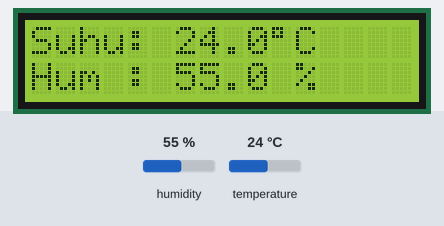
Recording of a sketch running on a simulated ESP32. Parts: 16×2 character LCD. Inputs (shaded band) come from the test bench; at power-on: humidity 55 %, temperature 24 °C. Storage starts empty; what the sketch prints to the serial monitor is not drawn.

Above: at 3.8 s.
3.9 s: humidity set to 22 %
At 5.1 s:
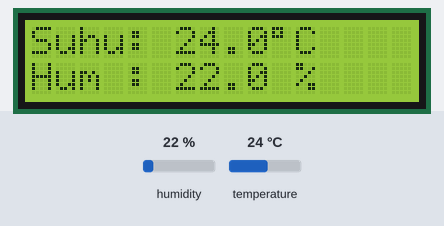
6.6 s: temperature set to 12 °C
At 7.4 s:
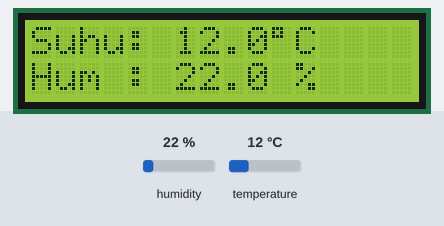
9.3 s: humidity set to 40 %
At 11.9 s:
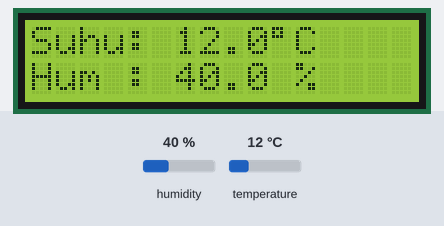
12.3 s: temperature set to 19 °C
At 14.1 s:
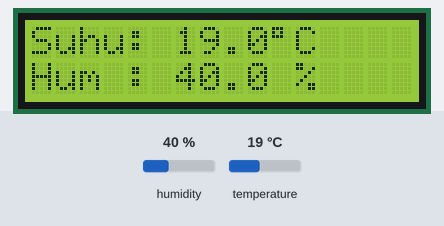
Timing chart, 0 to 15.6 s (numbered marks = the images above; inputs shaded):
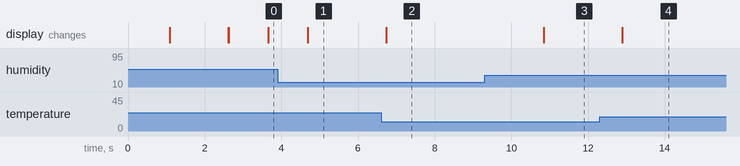

Measured:
- after the input at 3.9 s, the display: changes after 0.78 s (image 1)
- after the input at 6.6 s, the display: changes after 0.14 s (image 2)
- after the input at 9.3 s, the display: changes after 1.5 s (image 3)
- after the input at 12.3 s, the display: changes after 0.59 s (image 4)

The sketch:

program_esp32_DMA_interrupt.ino
```cpp
#include <Arduino.h>
#include <Wire.h>
#include <LiquidCrystal_I2C.h>
#include <DHT.h>
#include <SPI.h>
#include <SD.h>

// =======================
// PIN CONFIG SESUAI WIRING
// =======================
#define DHT_GPIO 4
#define DHT_TYPE DHT22
// Kalau pakai DHT11, ubah jadi:
// #define DHT_TYPE DHT11

#define SD_SPI_CS_GPIO    5
#define SD_SPI_MOSI_GPIO  23
#define SD_SPI_MISO_GPIO  19
#define SD_SPI_SCLK_GPIO  18

#define I2C_SDA_GPIO 21
#define I2C_SCL_GPIO 22

// =======================
// OBJECT
// =======================
DHT dht(DHT_GPIO, DHT_TYPE);
LiquidCrystal_I2C lcd(0x27, 16, 2);
SPIClass sdSPI(VSPI);

// =======================
// GLOBAL DATA
// =======================
float suhu = 0.0;
float kelembapan = 0.0;

bool dhtValid = false;
bool sdReady = false;

SemaphoreHandle_t dataMutex;

// =======================
// TASK HANDLE
// =======================
TaskHandle_t lcdTaskHandle;
TaskHandle_t dhtTaskHandle;
TaskHandle_t sdTaskHandle;

// =======================
// FUNGSI KONVERSI BYTE KE MB / GB
// =======================
float bytesToMB(uint64_t bytes) {
  return bytes / (1024.0 * 1024.0);
}

float bytesToGB(uint64_t bytes) {
  return bytes / (1024.0 * 1024.0 * 1024.0);
}

// =======================
// TASK 1: LCD PRIORITY UTAMA
// =======================
void taskLCD(void *parameter) {
  while (true) {
    float localSuhu = 0.0;
    float localKelembapan = 0.0;
    bool localDhtValid = false;

    if (xSemaphoreTake(dataMutex, portMAX_DELAY)) {
      localSuhu = suhu;
      localKelembapan = kelembapan;
      localDhtValid = dhtValid;
      xSemaphoreGive(dataMutex);
    }

    lcd.clear();

    if (localDhtValid) {
      lcd.setCursor(0, 0);
      lcd.print("Suhu: ");
      lcd.print(localSuhu, 1);
      lcd.print((char)223);
      lcd.print("C");

      lcd.setCursor(0, 1);
      lcd.print("Hum : ");
      lcd.print(localKelembapan, 1);
      lcd.print(" %");
    } else {
      lcd.setCursor(0, 0);
      lcd.print("DHT Error");
      lcd.setCursor(0, 1);
      lcd.print("Cek Sensor");
    }

    vTaskDelay(pdMS_TO_TICKS(1000));
  }
}

// =======================
// TASK 2: DHT PRIORITY KEDUA
// =======================
void taskDHT(void *parameter) {
  while (true) {
    float h = dht.readHumidity();
    float t = dht.readTemperature();

    if (xSemaphoreTake(dataMutex, portMAX_DELAY)) {
      if (isnan(h) || isnan(t)) {
        dhtValid = false;
      } else {
        suhu = t;
        kelembapan = h;
        dhtValid = true;
      }

      xSemaphoreGive(dataMutex);
    }

    vTaskDelay(pdMS_TO_TICKS(2000));
  }
}

// =======================
// TASK 3: SD CARD BACA PENYIMPANAN
// =======================
void taskSDCard(void *parameter) {
  while (true) {
    Serial.println("===== INFO SD CARD =====");

    if (sdReady) {
      uint64_t cardSize = SD.cardSize();
      uint64_t totalBytes = SD.totalBytes();
      uint64_t usedBytes = SD.usedBytes();
      uint64_t freeBytes = totalBytes - usedBytes;

      Serial.print("Ukuran Kartu : ");
      Serial.print(bytesToGB(cardSize), 2);
      Serial.println(" GB");

      Serial.print("Total Space  : ");
      Serial.print(bytesToGB(totalBytes), 2);
      Serial.println(" GB");

      Serial.print("Terpakai     : ");
      Serial.print(bytesToMB(usedBytes), 2);
      Serial.println(" MB");

      Serial.print("Sisa         : ");
      Serial.print(bytesToGB(freeBytes), 2);
      Serial.println(" GB");

      Serial.print("Sisa         : ");
      Serial.print(bytesToMB(freeBytes), 2);
      Serial.println(" MB");

      Serial.println("Status SD    : Terbaca");
    } else {
      Serial.println("Status SD    : Tidak terbaca");
      Serial.println("Cek wiring, format FAT32, atau tegangan modul SD");
    }

    Serial.println("========================");
    Serial.println();

    vTaskDelay(pdMS_TO_TICKS(3000));
  }
}

// =======================
// SETUP
// =======================
void setup() {
  Serial.begin(115200);
  delay(1000);

  Serial.println("ESP32 FreeRTOS Task Priority");
  Serial.println("LCD Priority 3");
  Serial.println("DHT Priority 2");
  Serial.println("SD Card Priority 1");

  dataMutex = xSemaphoreCreateMutex();

  if (dataMutex == NULL) {
    Serial.println("Gagal membuat mutex!");
    while (true);
  }

  // =======================
  // INIT LCD I2C
  // =======================
  Wire.begin(I2C_SDA_GPIO, I2C_SCL_GPIO);

  lcd.init();
  lcd.backlight();

  lcd.setCursor(0, 0);
  lcd.print("ESP32 Start");
  lcd.setCursor(0, 1);
  lcd.print("SD Capacity");
  delay(1500);
  lcd.clear();

  // =======================
  // INIT DHT
  // =======================
  dht.begin();

  // =======================
  // INIT SD CARD SPI
  // =======================
  sdSPI.begin(
    SD_SPI_SCLK_GPIO,
    SD_SPI_MISO_GPIO,
    SD_SPI_MOSI_GPIO,
    SD_SPI_CS_GPIO
  );

  if (SD.begin(SD_SPI_CS_GPIO, sdSPI)) {
    sdReady = true;
    Serial.println("SD Card berhasil terbaca");
  } else {
    sdReady = false;
    Serial.println("SD Card gagal terbaca");
  }

  // =======================
  // CREATE TASK PRIORITY
  // =======================
  xTaskCreatePinnedToCore(
    taskLCD,
    "LCD Task",
    4096,
    NULL,
    3,
    &lcdTaskHandle,
    1
  );

  xTaskCreatePinnedToCore(
    taskDHT,
    "DHT Task",
    4096,
    NULL,
    2,
    &dhtTaskHandle,
    1
  );

  xTaskCreatePinnedToCore(
    taskSDCard,
    "SD Card Task",
    4096,
    NULL,
    1,
    &sdTaskHandle,
    1
  );
}

void loop() {
  // Kosong karena semua proses dijalankan oleh task FreeRTOS
}
```
